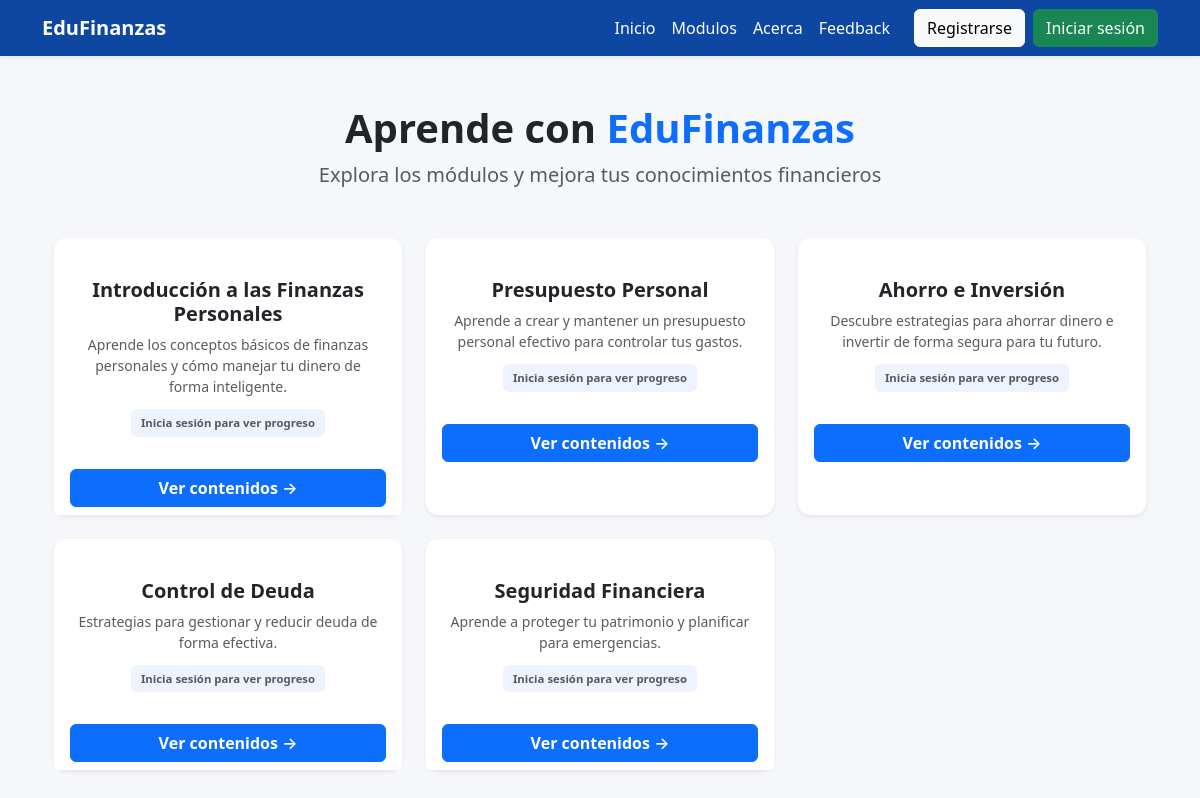
The app's page /aprende/, older data.
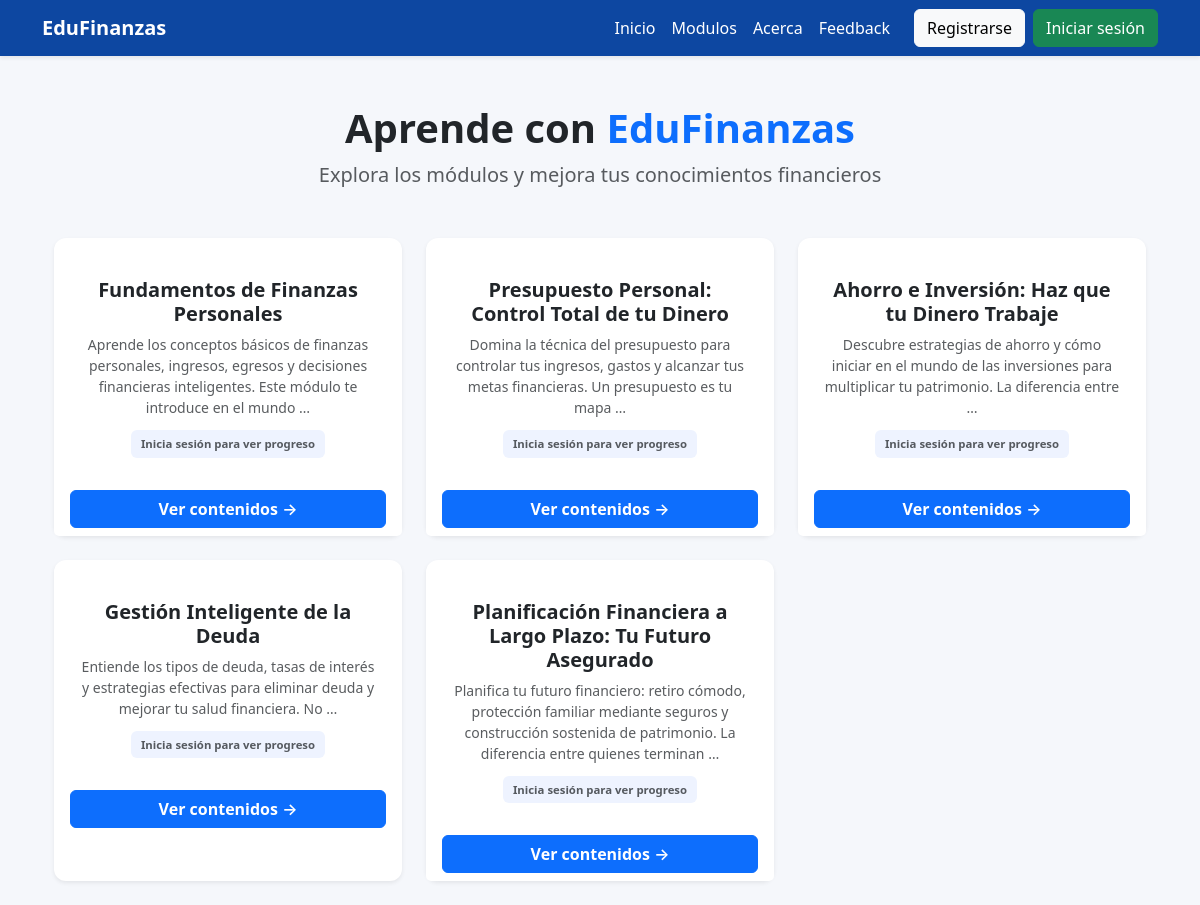
The same page, newer data.
### pagina_principal/models.py (models this page shows, shortened)
class Modulo(models.Model):
    titulo = models.CharField(max_length=200, verbose_name="Título del Módulo")
    descripcion = models.TextField(verbose_name="Descripción del módulo")
    orden = models.PositiveIntegerField(default=1, verbose_name="Orden en el curso")
    publicado = models.BooleanField(default=True, verbose_name="Publicado")
    fecha_creacion = models.DateTimeField(auto_now_add=True)
    class Meta:
        ordering = ['orden']
        verbose_name = "Módulo"
        verbose_name_plural = "Módulos"

### pagina_principal/views.py (the view)
# urls.py: path('aprende/', views.aprende, name='aprende'),
def aprende(request):
    modulos = Modulo.objects.filter(publicado=True).order_by("orden")
    if request.user.is_authenticated:
        for modulo in modulos:
            progreso = Progreso.objects.filter(
                usuario=request.user,
                modulo=modulo,
                completado=True
            ).first()
            modulo.progreso_usuario = progreso
            modulo.completado = progreso and progreso.completado
    else:
        for modulo in modulos:
            modulo.progreso_usuario = None
            modulo.completado = False
    contexto = {
        "mensaje": "Selecciona un módulo y empieza a aprender:",
        "modulos": modulos,
    }
    return render(request, "aprende.html", contexto)

### templates/aprende.html (shortened to what this page needs)
{% extends "base.html" %}
{% load static %}
{% block content %}
<div class="container py-4">
    <div class="text-center mb-5">
        <h1 class="fw-bold">Aprende con <span class="text-primary">EduFinanzas</span></h1>
        <p class="text-muted fs-5">Explora los módulos y mejora tus conocimientos financieros</p>
    </div>
    <div class="row g-4">
        {% for modulo in modulos %}
        <div class="col-md-4">
            <div class="card shadow-sm mod-card h-100 border-0">
                <div class="p-4 text-center">
                    <h5 class="fw-bold">{{ modulo.titulo }}</h5>
                    <p class="text-muted small mb-1">
                        {{ modulo.descripcion|truncatewords:20 }}
                    </p>
                    <div class="mod-progress mt-2">
                        {% if user.is_authenticated %}
                            {% with total=modulo.contenidos.count completados=modulo.contenidos_completados %}
                                {% if modulo.completado %}
                                    <span class="badge bg-success">✓ Completado</span>
                                {% else %}
                                    <span class="badge bg-primary">Evaluación pendiente</span>
                                {% endif %}
                            {% endwith %}
                        {% else %}
                            <span class="text-muted small">Inicia sesión para ver progreso</span>
                        {% endif %}
                    </div>
                </div>
                <div class="card-footer bg-white border-0">
                    <a href="{% url 'detalle_modulo' modulo.id %}"
                       class="btn btn-primary w-100 fw-semibold">
                        Ver contenidos →
                    </a>
                </div>
            </div>
        </div>
        {% endfor %}
    </div>
</div>
{% endblock %}

### templates/base.html (shortened to what this page needs)
{% load static %}
<!DOCTYPE html>
<html lang="es">
<head>
    <link href="https://cdn.jsdelivr.net/npm/bootstrap@5.3.3/dist/css/bootstrap.min.css" rel="stylesheet">
</head>
<body>
    <nav class="navbar navbar-expand-lg navbar-dark shadow-sm" style="background:#0D47A1;">
        <div class="container">
            <a class="navbar-brand text-white fw-bold" href="{% url 'home' %}">
                EduFinanzas
            </a>
            <div class="collapse navbar-collapse" id="menu">
                <ul class="navbar-nav ms-auto">
                    <li class="nav-item"><a class="nav-link text-white" href="{% url 'home' %}">Inicio</a></li>
                    <li class="nav-item"><a class="nav-link text-white" href="{% url 'aprende' %}">Modulos</a></li>
                    <li class="nav-item"><a class="nav-link text-white" href="{% url 'acerca' %}">Acerca</a></li>
                    <li class="nav-item"><a class="nav-link text-white" href="{% url 'feedback' %}">Feedback</a></li>
                </ul>
{% if user.is_authenticated %}
    <div class="dropdown ms-3">
        <button class="btn btn-light dropdown-toggle" type="button" data-bs-toggle="dropdown">
            {{ user.username }}
        </button>
        <ul class="dropdown-menu dropdown-menu-end">
            <li><a class="dropdown-item text-danger" href="{% url 'usuarios:logout' %}">Cerrar sesión</a></li>
        </ul>
    </div>
{% else %}
    <a class="btn btn-light ms-3" href="{% url 'usuarios:registro' %}">
        Registrarse
    </a>
    <a class="btn btn-success ms-2" href="{% url 'usuarios:login' %}">
        Iniciar sesión
    </a>
{% endif %}
            </div>
        </div>
    </nav>
    <div class="container mt-4">
        {% block content %}
        {% endblock %}
    </div>
</body>
</html>

### templates/base.html (style rules this page uses)
body { background-color: #f5f7fb; }

### templates/aprende.html (style rules this page uses)
.mod-card { transition: transform 0.15s ease, box-shadow 0.2s ease; border-radius: 12px; }
.mod-progress { background: #eef3ff; padding: 4px 10px; border-radius: 6px; font-size: 13px; font-weight: 600; display: inline-block; }

Row changes from the older to the newer data that the page shows:
removed Modulo: titulo "Introducción a las Finanzas Personales", descripcion "Aprende los conceptos básicos de finanzas personales y cómo manejar tu dinero de forma inteligente."
removed Modulo: titulo "Presupuesto Personal", descripcion "Aprende a crear y mantener un presupuesto personal efectivo para controlar tus gastos."
removed Modulo: titulo "Ahorro e Inversión", descripcion "Descubre estrategias para ahorrar dinero e invertir de forma segura para tu futuro."
removed Modulo: titulo "Control de Deuda", descripcion "Estrategias para gestionar y reducir deuda de forma efectiva."
removed Modulo: titulo "Seguridad Financiera", descripcion "Aprende a proteger tu patrimonio y planificar para emergencias."
added Modulo: titulo "Fundamentos de Finanzas Personales", descripcion "Aprende los conceptos básicos de finanzas personales, ingresos, egresos y decisiones financieras inteligentes. Este módulo te introduce en el mundo …"
added Modulo: titulo "Presupuesto Personal: Control Total de tu Dinero", descripcion "Domina la técnica del presupuesto para controlar tus ingresos, gastos y alcanzar tus metas financieras. Un presupuesto es tu mapa …"
added Modulo: titulo "Ahorro e Inversión: Haz que tu Dinero Trabaje", descripcion "Descubre estrategias de ahorro y cómo iniciar en el mundo de las inversiones para multiplicar tu patrimonio. La diferencia entre …"
added Modulo: titulo "Gestión Inteligente de la Deuda", descripcion "Entiende los tipos de deuda, tasas de interés y estrategias efectivas para eliminar deuda y mejorar tu salud financiera. No …"
added Modulo: titulo "Planificación Financiera a Largo Plazo: Tu Futuro Asegurado", descripcion "Planifica tu futuro financiero: retiro cómodo, protección familiar mediante seguros y construcción sostenida de patrimonio. La diferencia entre quienes terminan …"
